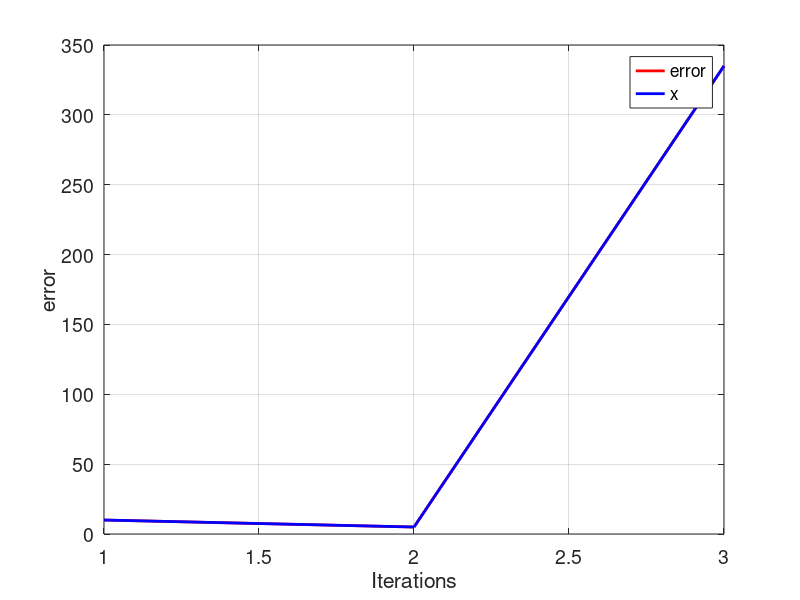

This chart was generated by the following MATLAB code:

clear , clc
init_value=2
i=1;
e(i)=10;
while(e(i)>0.001)
             if(i==1)
                    x(i)=init_value;
             end
            g(i)=real (x(i)^3-1);
           i=i+1;
           x(i)=g(i-1);
           e(i)=abs(x(i-1)-x(i));
           if  (e(i)  >  50)
                     break;
           end
end
tamanio=size(e);
ite= 1:1:tamanio(2);

figure('DefaultAxesFontSize',14)

plot(ite,e,'color',[1  0  0], 'LineWidth',2);
grid on;
hold on;
plot(ite,e,'color',[0  0  1], 'LineWidth',2);
xlabel('Iterations')
ylabel('error')
legend('error','x')